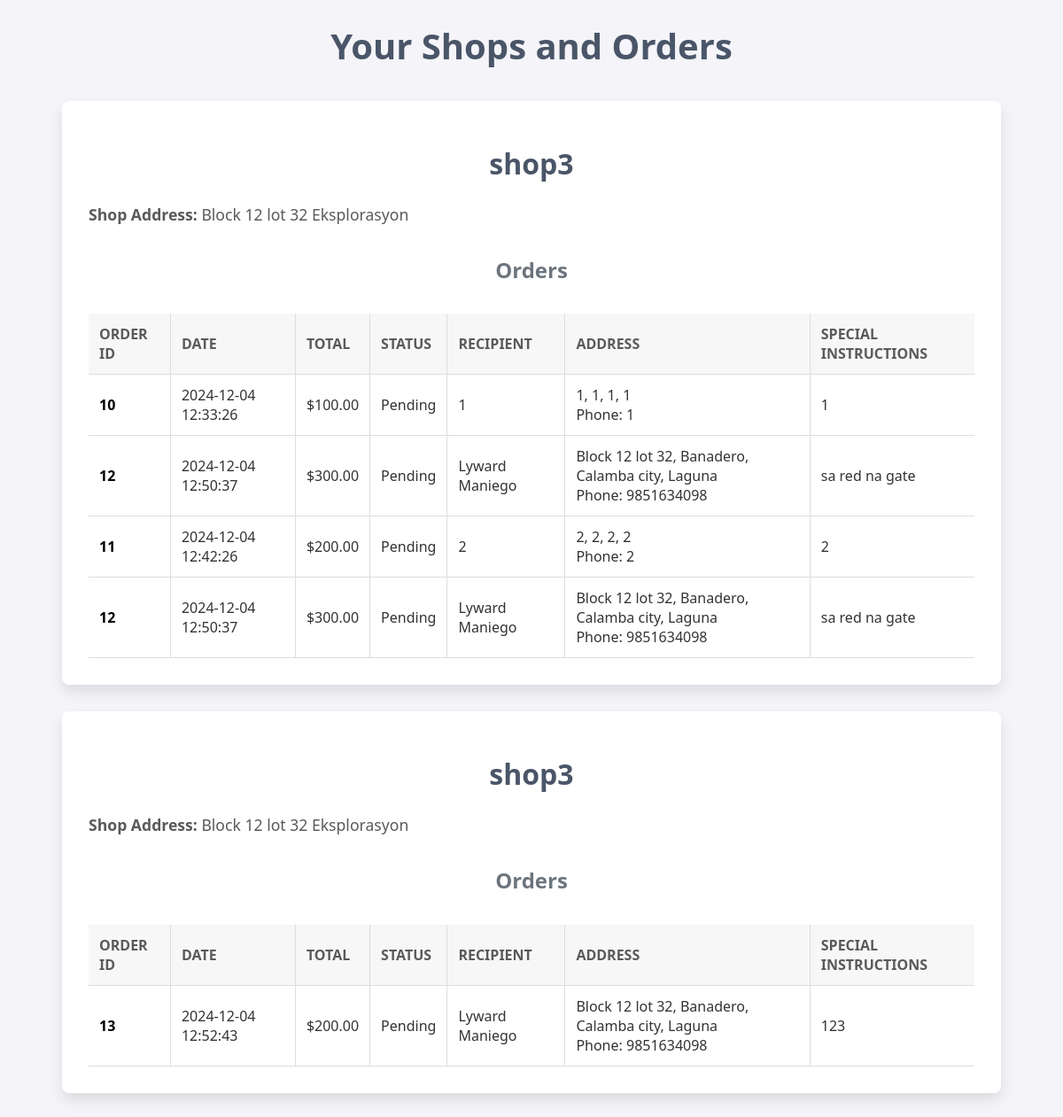
/orders.php (signed in), run on the app's committed database.
### tables this page shows
CREATE TABLE `shops` (
  `id` int(11) NOT NULL,
  `user_id` int(11) NOT NULL,
  `shop_name` varchar(255) NOT NULL,
  `shop_email` varchar(255) NOT NULL,
  `shop_address` text NOT NULL,
  `shop_phone` varchar(20) NOT NULL,
  `profile_picture` varchar(255) DEFAULT NULL,
  `identity_proof` varchar(255) DEFAULT NULL,
  `business_license` varchar(255) DEFAULT NULL,
  `sales_tax_registration` varchar(255) DEFAULT NULL,
  `valid_id` varchar(255) DEFAULT NULL,
  `created_at` timestamp NOT NULL DEFAULT current_timestamp()
);

CREATE TABLE `orders` (
  `id` int(11) NOT NULL,
  `user_id` int(11) NOT NULL,
  `recipient_name` varchar(255) NOT NULL,
  `address` varchar(255) NOT NULL,
  `baranggay` varchar(255) NOT NULL,
  `city` varchar(255) NOT NULL,
  `province` varchar(255) NOT NULL,
  `phone_number` varchar(15) NOT NULL,
  `special_instructions` text DEFAULT NULL,
  `total_amount` decimal(10,2) NOT NULL,
  `order_date` timestamp NOT NULL DEFAULT current_timestamp(),
  `status` enum('Pending','Shipped','Delivered','Canceled') DEFAULT 'Pending'
);

### orders.php (the view, shortened to what this page needs)
<?php
require 'db.php';
$user_id = $_SESSION['user_id'];
$shops_query = "
    SELECT * FROM shops WHERE user_id = ?";
$stmt = $conn->prepare($shops_query);
$stmt->bind_param('i', $user_id);
$stmt->execute();
$shops_result = $stmt->get_result();
if ($shops_result->num_rows > 0): ?>
    <h1>Your Shops and Orders</h1>
    <?php while ($shop = $shops_result->fetch_assoc()): ?>
        <div class="shop-section">
            <h2><?php echo $shop['shop_name']; ?></h2>
            <p><strong>Shop Address:</strong> <?php echo $shop['shop_address']; ?></p>
            <?php
            $orders_query = "
                SELECT o.id AS order_id, o.order_date, o.total_amount, o.status,
                       o.recipient_name, o.address, o.baranggay, o.city, o.province,
                       o.phone_number, o.special_instructions
                FROM orders o
                JOIN order_items oi ON o.id = oi.order_id
                JOIN products p ON oi.product_id = p.id
                WHERE p.shop_id = ?";
            $stmt_orders = $conn->prepare($orders_query);
            $stmt_orders->bind_param('i', $shop['id']);
            $stmt_orders->execute();
            $orders_result = $stmt_orders->get_result();
            if ($orders_result->num_rows > 0): ?>
                <h3>Orders</h3>
                <table>
                    <tr>
                        <th>Order ID</th>
                        <th>Date</th>
                        <th>Total</th>
                        <th>Status</th>
                        <th>Recipient</th>
                        <th>Address</th>
                        <th>Special Instructions</th>
                    </tr>
                    <?php while ($order = $orders_result->fetch_assoc()): ?>
                        <tr>
                            <td><a href="view_order.php?order_id=<?php echo $order['order_id']; ?>"><?php echo $order['order_id']; ?></a></td>
                            <td><?php echo $order['order_date']; ?></td>
                            <td>$<?php echo number_format($order['total_amount'], 2); ?></td>
                            <td><?php echo $order['status']; ?></td>
                            <td><?php echo $order['recipient_name']; ?></td>
                            <td>
                                <?php
                                echo $order['address'] . ', ' . $order['baranggay'] . ', ' . $order['city'] . ', ' . $order['province'] . '<br>';
                                echo 'Phone: ' . $order['phone_number'];
                                ?>
                            </td>
                            <td><?php echo $order['special_instructions']; ?></td>
                        </tr>
                    <?php endwhile; ?>
                </table>
            <?php else: ?>
                <p>No orders found for this shop.</p>
            <?php endif; ?>
        </div>
    <?php endwhile; ?>
<?php else: ?>
    <p>You do not own any shops.</p>
<?php endif; ?>

### orders.php (style rules this page uses)
h1, h2, h3 { text-align: center; color: #2e3d49; }
h1 { font-size: 2.5rem; margin: 20px 0; color: #4a5568; }
h2 { font-size: 2rem; margin: 15px 0; color: #4a5568; }
h3 { font-size: 1.5rem; color: #6c757d; margin-top: 30px; }
.shop-section { background: #fff; margin: 30px auto; padding: 30px; border-radius: 8px; max-width: 1000px; box-shadow: 0 8px 16px rgba(0, 0, 0, 0.1); }
.shop-section p { font-size: 1.1rem; color: #5a5a5a; margin-bottom: 15px; }
table { width: 100%; border-collapse: collapse; margin-top: 30px; }
th, td { padding: 12px; border-bottom: 1px solid #ddd; border-left: 1px solid #ddd; }
th:first-child, td:first-child { border-left: none; }
th { background-color: #f7f7f7; color: #5a5a5a; font-size: 1rem; text-align: left; text-transform: uppercase; }
td { font-size: 1rem; color: #333; }
table a { color: black; text-decoration: none; font-weight: bold; }

### data on the page
shops: shop_name "shop3", shop_address "Block 12 lot 32 Eksplorasyon"
orders: id "10", order_date "2024-12-04 12:33:26", total_amount "100.00", status "Pending", recipient_name "1", address "1", baranggay "1", city "1", province "1", phone_number "1", special_instructions "1"
orders: id "12", order_date "2024-12-04 12:50:37", total_amount "300.00", status "Pending", recipient_name "Lyward Maniego", address "Block 12 lot 32", baranggay "Banadero", city "Calamba city", province "Laguna", phone_number "9851634098", special_instructions "sa red na gate"
orders: id "11", order_date "2024-12-04 12:42:26", total_amount "200.00", status "Pending", recipient_name "2", address "2", baranggay "2", city "2", province "2", phone_number "2", special_instructions "2"
shops: shop_name "shop3", shop_address "Block 12 lot 32 Eksplorasyon"
orders: id "13", order_date "2024-12-04 12:52:43", total_amount "200.00", status "Pending", recipient_name "Lyward Maniego", address "Block 12 lot 32", baranggay "Banadero", city "Calamba city", province "Laguna", phone_number "9851634098", special_instructions "123"
